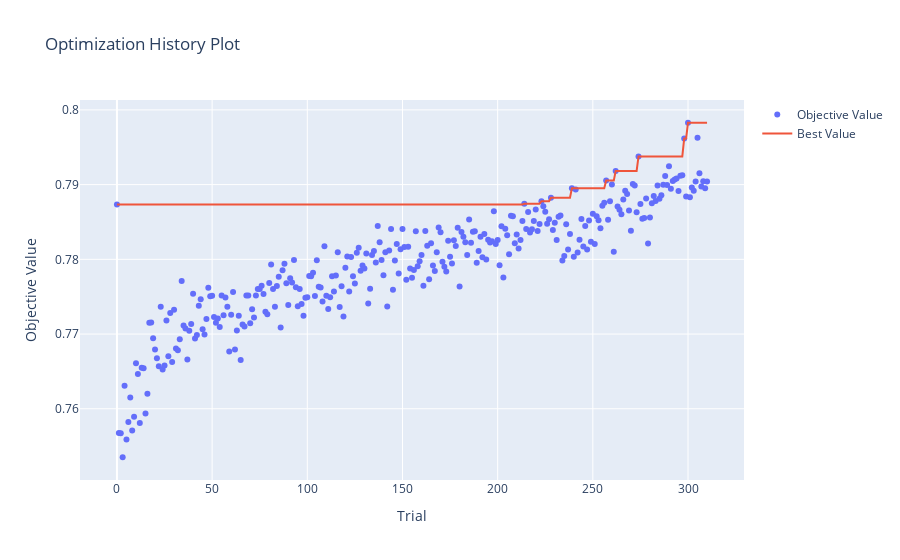

Notebook source saved alongside this figure:
### Code cell
fig2 = optuna.visualization.plot_optimization_history(study_cmaes)
fig2.show()

### Figure 1 — Plotly figure (JSON) as saved in the notebook; plotly's stock layout.template omitted (floating-point values rounded to 4 significant figures; data arrays with more than 128 entries replaced by an {"elided": "..."} marker saying what was removed)
{"data": [{"mode": "markers", "name": "Objective Value", "type": "scatter", "x": {"elided": "311 int values"}, "y": {"elided": "311 float values"}}, {"name": "Best Value", "type": "scatter", "x": {"elided": "311 int values"}, "y": {"elided": "311 float values"}}], "layout": {"title": {"text": "Optimization History Plot"}, "xaxis": {"title": {"text": "Trial"}}, "yaxis": {"title": {"text": "Objective Value"}}}}
